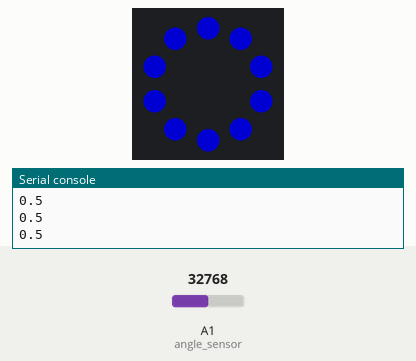
Simulated run of this program. Board: Circuit Playground running CircuitPython. On the bench: the board's ring of 10 RGB LEDs (number 0 left of the top, counting anticlockwise), the last lines printed to the serial console. Inputs (shaded band) come from the test bench; at power-on: A1 (angle_sensor) = 32768 (analog values on the 0–65535 scale). Dim RGB values are drawn brighter than linear.

Above: at 1.2 s.
1.3 s: A1 (angle_sensor) set to 0
At 2.5 s:
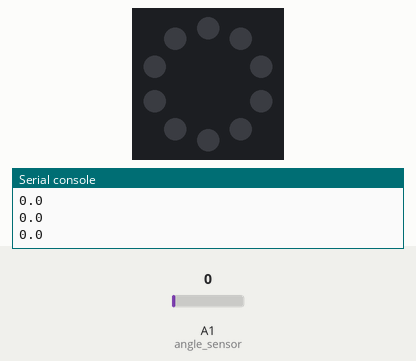
2.9 s: A1 (angle_sensor) set to 7864
At 3.9 s:
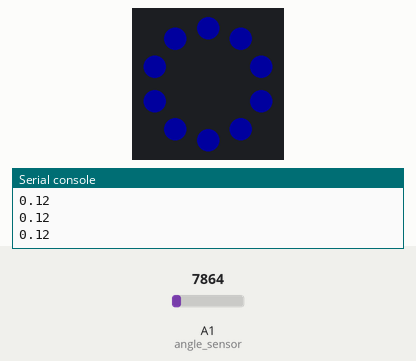
4.5 s: A1 (angle_sensor) set to 19660
Timing chart, 0 to 7.5 s (numbered marks = the images above; inputs shaded):
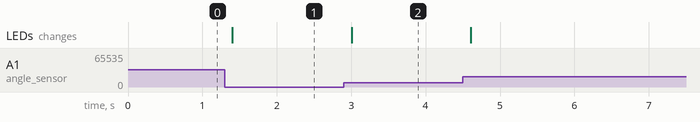

Measured:
- after the input at 1.3 s, the LEDs: change after 0.10 s (image 1)
- after the input at 2.9 s, the LEDs: change after 0.11 s (image 2)

The program:

code.py
```python
import time
import board
import analogio
from adafruit_circuitplayground import cp

angle_sensor = analogio.AnalogIn(board.A1)

starting_color = (0,0,255)
OFF = (0,0,0)

cp.pixels.fill( starting_color )

while True:
    angle_normalized = round( angle_sensor.value/ 65536, 3)
    print( angle_normalized )
    cp.pixels.brightness = angle_normalized
    time.sleep( 0.2 )
```
